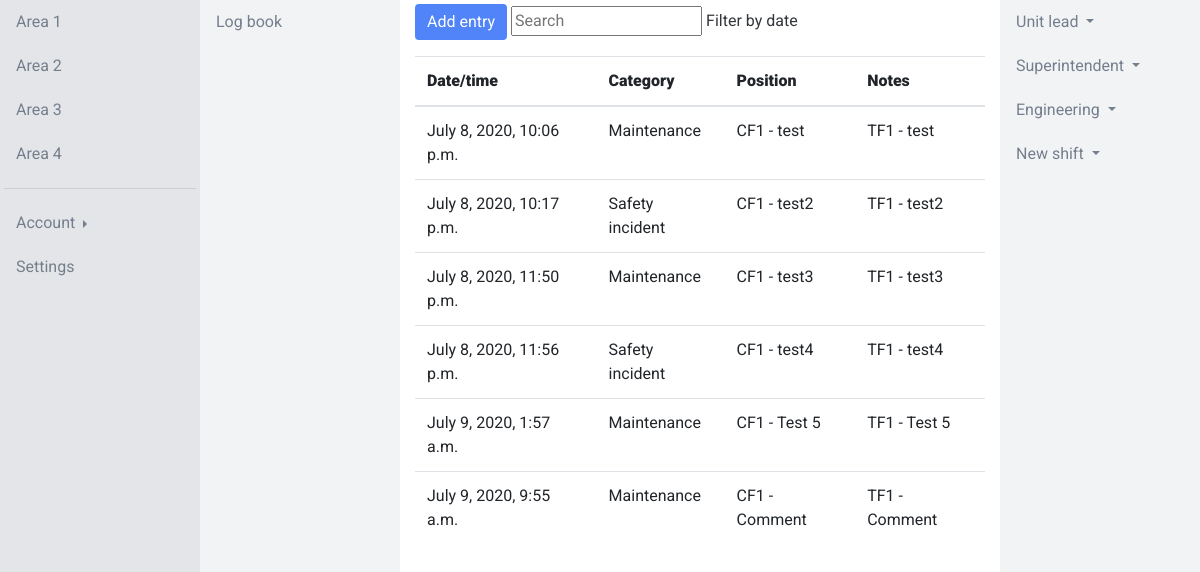
The app's page /app/area-1/log-1 (signed in) with its own data.
### app/models.py (models this page shows, shortened)
class Area(models.Model):
    name = models.CharField(max_length=50)
    def __str__(self):
        return self.name

class Log(models.Model):
    area = models.ForeignKey(Area, on_delete=models.CASCADE)
    name = models.CharField(max_length=50)
    fields = models.ManyToManyField(Field)
    def __str__(self):
        return self.name

class Field(models.Model):
    name = models.CharField(max_length=50)
    FIELD_BANK = (
        ('CF1', 'Short text field 1'),
        ('CF2', 'Short text field 2'),
        ('TF1', 'Long text field 1'),
        ('TF2', 'Long text field 2'),
        ('IF1', 'Integer field 1'),
        ('IF2', 'Integer field 2'),
        ('FF1', 'Floating point number field 1'),
        ('FF2', 'Floating point number field 2'),
    )
    type = models.CharField(max_length=3, choices=FIELD_BANK, default=None, blank=True, null=True)

class Entry(models.Model):
    log = models.ForeignKey(Log, on_delete=models.CASCADE)
    user = models.ForeignKey(settings.AUTH_USER_MODEL, on_delete=models.CASCADE)
    category = models.ForeignKey(Category, on_delete=models.CASCADE, blank=True, null=True)
    created_at = models.DateTimeField(auto_now_add=True)
    CF1 = models.CharField(max_length=50, blank=True, null=True)
    CF2 = models.CharField(max_length=50, blank=True, null=True)
    TF1 = models.TextField(blank=True, null=True)
    TF2 = models.TextField(blank=True, null=True)
    IF1 = models.IntegerField(blank=True, null=True)
    IF2 = models.IntegerField(blank=True, null=True)
    FF1 = models.FloatField(blank=True, null=True)
    FF2 = models.FloatField(blank=True, null=True)
    class Meta:
        verbose_name_plural = "entries"

class Category(models.Model):
    name = models.CharField(max_length=50)
    def __str__(self):
        return self.name
    class Meta:
        verbose_name_plural = "categories"

### app/views.py (the view, shortened to what this page needs)
# urls.py: path('area-<int:area_pk>/log-<int:log_pk>', views.Log.as_view(), name='log'),
class Log(LoginRequiredMixin, AreasMixin, LogsMixin, CreateView):
    login_url = "login"
    model = models.Entry
    template_name = "app/log.html"
    form_class = forms.CreateEntryForm
    def get_context_data(self, **kwargs):
        context = super().get_context_data(**kwargs)
        area_pk = self.kwargs['area_pk']
        area = models.Area.objects.get(pk=area_pk)
        context['area'] = area
        log_pk = self.kwargs['log_pk']
        log = models.Log.objects.get(pk=log_pk)
        context['log'] = log
        context['entries'] = models.Entry.objects.filter(log=log)
        log_fields_qs = log.fields.all()
        context['fields'] = log_fields_qs
        return context
    def get_form_kwargs(self):
        kwargs = super().get_form_kwargs()
        kwargs.update({
            'user': self.request.user,
            'log_pk': self.kwargs['log_pk'],
        })
        return kwargs

### app/forms.py (shortened to what this page needs)
class CreateEntryForm(forms.ModelForm):
    class Meta:
        model = models.Entry
        fields = '__all__'
    def __init__(self, *args, **kwargs):
        self.user = kwargs.pop('user', None)
        self.log_pk = kwargs.pop('log_pk', None)
        super().__init__(*args, **kwargs)
        self.fields.pop('user')
        self.fields.pop('log')
        log_qs = models.Log.objects.filter(pk=self.log_pk)
        log = log_qs[0]
        log_fields_qs = log.fields.all()
        log_field_codes = [log_field.type for log_field in log_fields_qs]
        FIELD_BANK = models.Field.FIELD_BANK
        field_codes_all = [fc[0] for fc in FIELD_BANK]
        field_codes_to_pop = [fc for fc in field_codes_all if fc not in log_field_codes]
        for field_code_to_pop in field_codes_to_pop:
            self.fields.pop(field_code_to_pop)

### app/views.py (called while the page is built)
    def get_context_data(self, **kwargs):
        context = super(AreasMixin, self).get_context_data(**kwargs)
        areas = models.Area.objects.all()
        context['areas'] = areas
        return context

    def get_context_data(self, **kwargs):
        context = super(LogsMixin, self).get_context_data(**kwargs)
        area_pk = self.kwargs['area_pk']
        logs = models.Log.objects.filter(area=area_pk)
        context['logs'] = logs
        return context

### app/templates/app/log.html (shortened to what this page needs)
{% extends 'app/base.html' %}
{% load static %}
{% block content %}
<div class="container-fluid h-100">
  <div class="row h-100">
    <div class="col-2 col-area p-1">
      {% for area in areas %}
        <a href="{% url 'app:area' area.pk %}" class="btn btn-link btn-block sidebarnav" role="button">{{ area }}</a>
      {% endfor %}
      <hr>
      <div class="btn-group dropright btn-block">
        <button type="button" class="btn btn-link dropdown-toggle sidebarnav" data-toggle="dropdown" aria-haspopup="true" aria-expanded="false">
          Account
        </button>
      </div>
      <a href="#" class="btn btn-link btn-block sidebarnav" role="button">Settings</a>
    </div>
    <div class="col-2 col-log p-1">
      {% for log in logs %}
        <a href="{% url 'app:log' log.area.pk log.pk %}" class="btn btn-link btn-block sidebarnav" role="button">{{ log }}</a>
      {% endfor %}
    </div>
    <div class="col-6 col-entry">
      <div class="tools mt-1 mb-3">
        <button type="button" class="btn btn-primary" data-toggle="modal" data-target="#exampleModal">Add entry</button>
        <input type="text" id="myInput" onkeyup="myFunction()"  placeholder="Search">
        Filter by date
      </div>
      <table class="table" id="myTable">
        <thead>
          <tr>
            <th scope="col"><b>Date/time</b></th>
            <th scope="col"><b>Category</b></th>
            {% for field in fields %}
              <th scope="col"><b>{{ field.name }}</b></th>
            {% endfor %}
          </tr>
        </thead>
        <tbody>
          {% for entry in entries %}
            <tr id="table_rows">
                <td>{{ entry.created_at }}</td>
                <td>{{ entry.category }}</td>
                {% for field in fields %}
                  <td>{{ field.type }} - {{ entry.TF1 }}</td>
                {% endfor %}
            </tr>
          {% endfor %}
        </tbody>
      </table>
    </div>
    <div class="col-2 col-acknowledge p-1">
      <div class="btn-group dropdown btn-block">
        <button type="button" class="btn btn-link dropdown-toggle sidebarnav" data-toggle="dropdown" aria-haspopup="true" aria-expanded="false">
          Unit lead
        </button>
      </div>
      <div class="btn-group dropdown btn-block">
        <button type="button" class="btn btn-link dropdown-toggle sidebarnav" data-toggle="dropdown" aria-haspopup="true" aria-expanded="false">
          Superintendent
        </button>
      </div>
      <div class="btn-group dropdown btn-block">
        <button type="button" class="btn btn-link dropdown-toggle sidebarnav" data-toggle="dropdown" aria-haspopup="true" aria-expanded="false">
          Engineering
        </button>
      </div>
      <div class="btn-group dropdown btn-block">
        <button type="button" class="btn btn-link dropdown-toggle sidebarnav" data-toggle="dropdown" aria-haspopup="true" aria-expanded="false">
          New shift
        </button>
      </div>
    </div>
  </div>
</div>
{% endblock %}

### app/static/app/style.css (style rules this page uses)
:root { --blue-dark: #5084F8; --blue-light: #6190F8; --green: #43B581; --black: #33363A; --grey4: #4F5660; --grey3: #747F8D; --grey2: #E3E5E8; --grey1: #F2F3F5; }
html, body { height: 100%; }
body { font-family: 'Roboto', sans-serif; color: var(--black); }
.col-area { background: var(--grey2); color: var(--grey3); }
.col-area a, .col-area button { color: var(--grey3); text-align: left; }
.col-log { background: var(--grey1); color: var(--grey3); }
.col-log a, .col-area button { color: var(--grey3); text-align: left; }
.col-entry { background: white; }
.col-acknowledge { background: var(--grey1); }
.col-acknowledge a, .col-acknowledge button { color: var(--grey3); text-align: left; }
a, .btn-link { color: var(--blue-dark); }
.btn { border: none; }
.btn-primary { background: var(--blue-dark); }

### records on screen
Area: name "Area 1"
Area: name "Area 2"
Area: name "Area 3"
Area: name "Area 4"
Log: name "Log book"
Field: name "Position", type "CF1"
Field: name "Notes", type "TF1"
Entry: created_at "July 8, 2020, 10:06 p.m.", category "Maintenance", TF1 "test"
Entry: created_at "July 8, 2020, 10:17 p.m.", category "Safety incident", TF1 "test2"
Entry: created_at "July 8, 2020, 11:50 p.m.", category "Maintenance", TF1 "test3"
Entry: created_at "July 8, 2020, 11:56 p.m.", category "Safety incident", TF1 "test4"
Entry: created_at "July 9, 2020, 1:57 a.m.", category "Maintenance", TF1 "Test 5"
Entry: created_at "July 9, 2020, 9:55 a.m.", category "Maintenance", TF1 "Comment"
